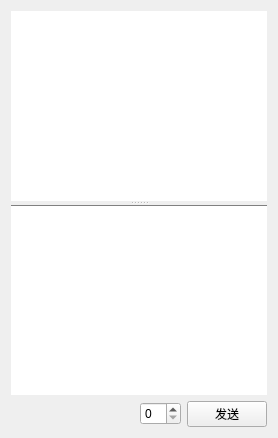
           <widget class="QWidget" name="tab_8">
            <attribute name="title">
             <string>消息窗口</string>
            </attribute>
            <layout class="QGridLayout" name="gridLayout_17">
             <item row="0" column="0">
              <widget class="QSplitter" name="posixmq_splitter">
               <property name="orientation">
                <enum>Qt::Vertical</enum>
               </property>
               <widget class="QTextBrowser" name="posixmq_textBrowser">
                <property name="styleSheet">
                 <string notr="true">QTextBrowser
{
	border-style: none;
    margin: 0px;
	font-size: 16px;
}
</string>
                </property>
               </widget>
               <widget class="QWidget" name="layoutWidget_4">
                <layout class="QVBoxLayout" name="verticalLayout_7">
                 <item>
                  <widget class="QTextEdit" name="posixmq_textEdit">
                   <property name="styleSheet">
                    <string notr="true">QTextEdit
{
	border-style: none;
    margin: 0px;
	border-top: 1px solid gray;
}
</string>
                   </property>
                  </widget>
                 </item>
                 <item>
                  <layout class="QHBoxLayout" name="horizontalLayout_7">
                   <item>
                    <spacer name="horizontalSpacer_10">
                     <property name="orientation">
                      <enum>Qt::Horizontal</enum>
                     </property>
                     <property name="sizeHint" stdset="0">
                      <size>
                       <width>40</width>
                       <height>20</height>
                      </size>
                     </property>
                    </spacer>
                   </item>
                   <item>
                    <widget class="QSpinBox" name="posixmq_spinBox"/>
                   </item>
                   <item>
                    <widget class="QPushButton" name="posixmq_btn_send">
                     <property name="text">
                      <string>发送</string>
                     </property>
                    </widget>
                   </item>
                  </layout>
                 </item>
                </layout>
               </widget>
              </widget>
             </item>
            </layout>
           </widget>
